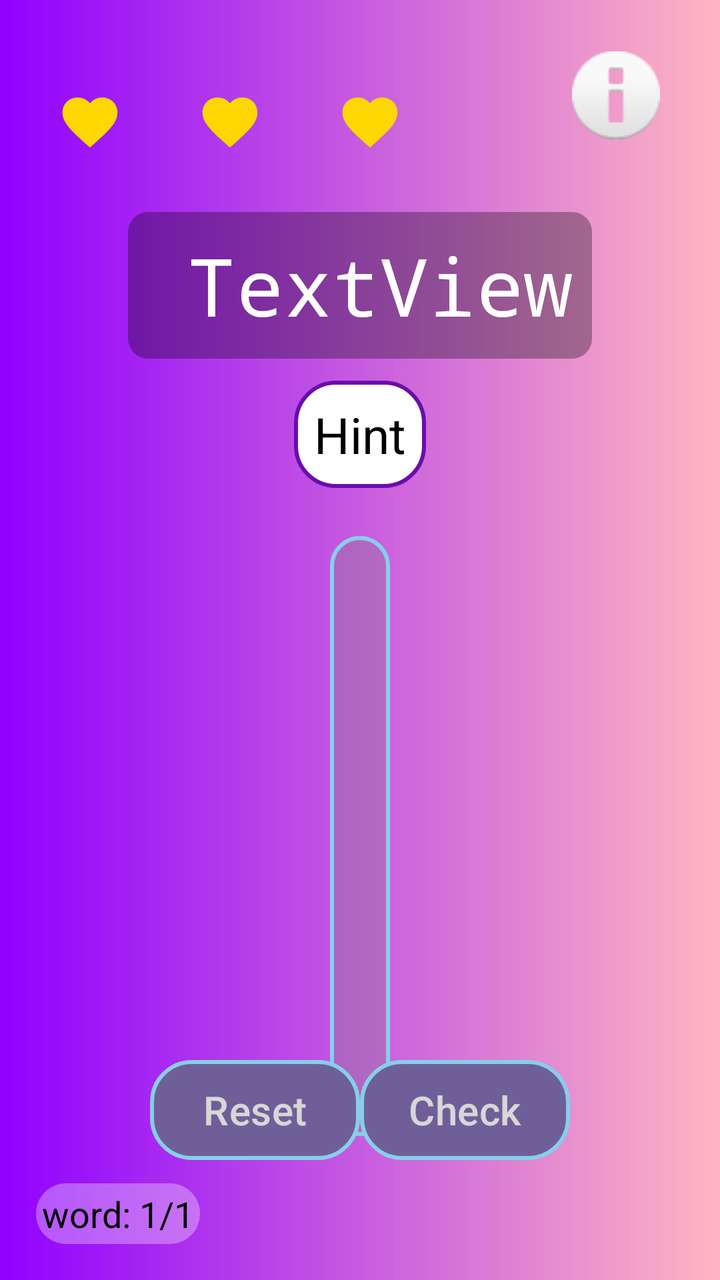
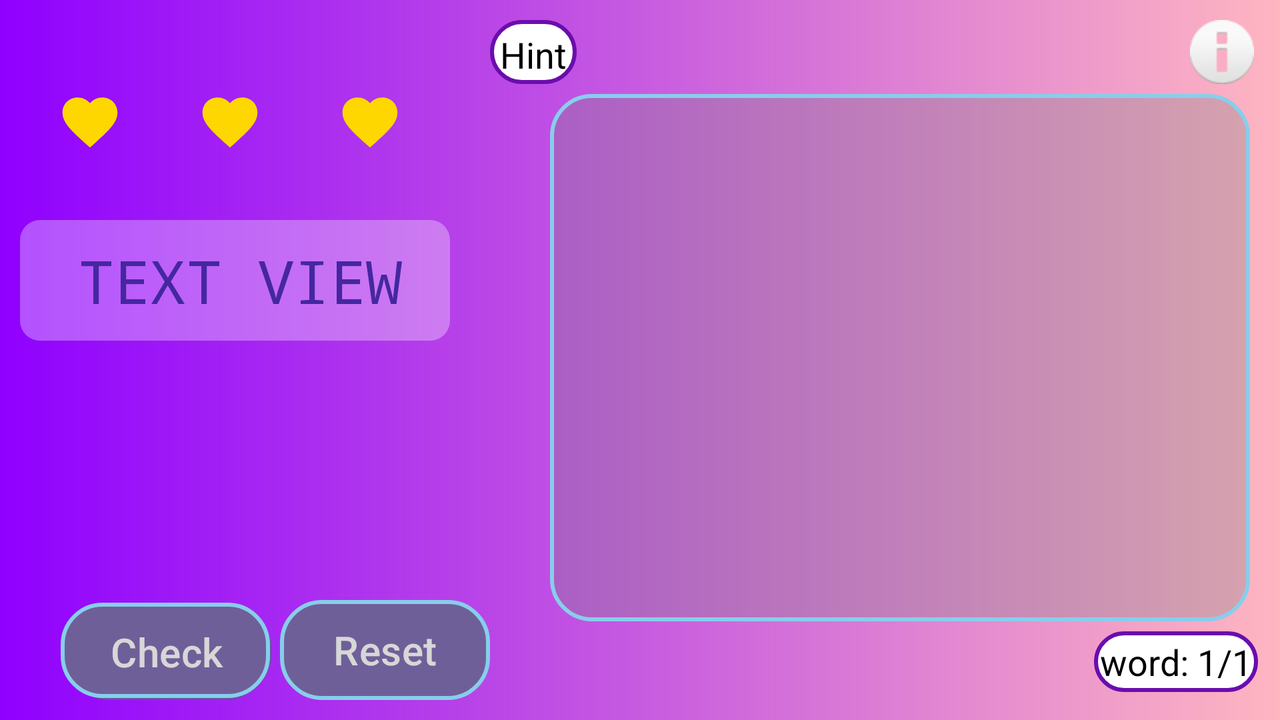

One screen, two layout resources from the same app: the default and the repository's alternative for another configuration. Each is rendered where Android would select it; the XML of both is given below.
<!-- AndroidManifest.xml: application theme Theme.JumbleWords -->
<!-- res/layout/activity_main2.xml -->
<?xml version="1.0" encoding="utf-8"?>
<RelativeLayout xmlns:android="http://schemas.android.com/apk/res/android"
    xmlns:app="http://schemas.android.com/apk/res-auto"
    xmlns:tools="http://schemas.android.com/tools"
    android:layout_width="match_parent"
    android:layout_height="match_parent"
    tools:context=".MainActivity"
    android:padding="10dp"
    style="@style/SCREEN">

    <ImageView
        android:id="@+id/imageViewInfoButton2"
        android:layout_width="44dp"
        android:layout_height="47dp"
        android:layout_alignParentTop="true"
        android:layout_alignParentEnd="true"
        android:layout_marginTop="14dp"
        android:layout_marginEnd="20dp"
        android:contentDescription="@string/todo"
        app:srcCompat="@android:drawable/ic_dialog_info"
        tools:ignore="ImageContrastCheck" />

    <androidx.recyclerview.widget.RecyclerView
        android:id="@+id/contactsRecView"
        android:layout_width="wrap_content"
        android:layout_height="300dp"
        android:layout_below="@+id/showingHintTV"
        android:layout_centerHorizontal="true"
        android:layout_marginTop="24dp"
        android:background="@drawable/background4"
        android:padding="15dp"
        android:scrollbarThumbVertical="@color/black" />

    <Button
        android:layout_width="105dp"
        android:id="@+id/btnReset"
        android:layout_height="50dp"
        android:layout_alignParentBottom="true"
        android:layout_marginStart="65dp"
        android:layout_marginBottom="50dp"
        android:text="@string/reset"
        android:textSize="20sp"
        style="@style/BUTTON"
        tools:ignore="VisualLintOverlap" />

    <Button
        android:layout_width="105dp"
        android:id="@+id/btnCheck"
        android:layout_height="50dp"
        android:layout_alignParentEnd="true"
        android:layout_marginEnd="65dp"
        android:layout_alignParentBottom="true"
        android:layout_marginBottom="50dp"
        android:text="@string/check"
        android:textSize="20sp"
        tools:ignore="VisualLintOverlap"
        style="@style/BUTTON"/>


    <View
        android:layout_width="105dp"
        android:layout_height="50dp"
        android:layout_alignStart="@+id/btnReset"
        android:layout_alignTop="@+id/btnReset"
        android:layout_alignEnd="@+id/btnReset"
        android:layout_alignBottom="@+id/btnReset"
        android:background="@drawable/background4" />

    <View
        android:id="@+id/view"
        android:layout_width="105dp"
        android:layout_height="50dp"

        android:layout_alignTop="@+id/btnReset"
        android:layout_marginEnd="65dp"
        android:layout_alignBottom="@+id/btnReset"
        android:layout_alignParentEnd="true"

        android:background="@drawable/background4" />

    <TextView
        android:id="@+id/tvAnswering"
        android:layout_width="wrap_content"
        android:layout_height="wrap_content"
        android:layout_alignParentTop="true"
        android:layout_centerHorizontal="true"
        android:layout_marginTop="96dp"
        android:background="@drawable/backgroundbutton"
        android:fontFamily="monospace"
        android:padding="10dp"
        android:paddingStart="30dp"
        style="@style/TEXT"
        android:text="@string/textview"
        android:textColor="@color/white"
        android:textSize="40sp"
        android:backgroundTint="@color/black"
        tools:ignore="RelativeOverlap,RtlSymmetry" />

    <TextView
        android:id="@+id/showingHintTV"
        style="@style/TEXT"
        android:layout_width="wrap_content"
        android:layout_height="wrap_content"
        android:layout_below="@+id/tvAnswering"
        android:layout_centerHorizontal="true"
        android:layout_marginTop="11dp"
        android:background="@drawable/background2"
        android:padding="10dp"
        android:text="@string/hint"
        android:textSize="25sp"
        tools:ignore="RelativeOverlap" />

    <LinearLayout
        android:layout_width="210dp"
        android:layout_height="100dp"
        android:layout_alignParentStart="true"
        android:layout_alignParentTop="true"
        android:orientation="horizontal">

        <ImageView
            android:id="@+id/heart1"
            android:layout_height="match_parent"
            app:srcCompat="@drawable/filled_heart"
            android:layout_width="70dp"
            android:contentDescription="@string/todo" />

        <ImageView
            android:id="@+id/heart2"
            android:layout_width="70dp"
            android:layout_height="match_parent"

            app:srcCompat="@drawable/filled_heart"
            android:contentDescription="@string/todo" />

        <ImageView
            android:id="@+id/heart3"
            android:layout_width="70dp"
            android:layout_height="match_parent"
            android:contentDescription="@string/todo"
            app:srcCompat="@drawable/filled_heart"
            tools:ignore="ImageContrastCheck,VisualLintBounds" />
    </LinearLayout>

    <TextView
        android:id="@+id/wordCountTV"
        android:layout_width="wrap_content"
        android:layout_height="wrap_content"
        android:layout_alignParentStart="true"
        android:layout_alignParentBottom="true"
        android:layout_marginStart="8dp"
        android:layout_marginBottom="8dp"
        android:background="@drawable/backgroundbutton2"
        android:padding="3dp"
        android:text="@string/word_1_1"
        android:textColor="@color/black"
        android:backgroundTint="@color/white"
        android:textSize="18sp"
        style="@style/TEXT"
        tools:ignore="RelativeOverlap" />

    <TextView
        android:id="@+id/timer"
        android:layout_width="wrap_content"
        android:layout_height="wrap_content"
        android:layout_alignParentStart="true"
        android:layout_alignParentTop="true"
        android:layout_marginStart="10dp"
        android:layout_marginTop="10dp"
        android:textSize="40sp"
        android:padding="5dp"
        android:visibility="invisible"
        android:background="@drawable/background2"
        android:text="@string/textviewi" />


</RelativeLayout>
<!-- resources referenced by this layout -->
<resources>
  <!-- drawable background2 (drawable) -->
  <?xml version="1.0" encoding="utf-8"?>
  <shape
      xmlns:tools="http://schemas.android.com/tools"
      xmlns:android="http://schemas.android.com/apk/res/android"
      android:shape="rectangle"
      >
      <stroke
          android:width="2dp"
          android:color="#6A0DAD"/>
      <corners
          android:radius="20dp"/>
      <solid
          android:color="@color/white"/>
  </shape>
  <!-- drawable background4 (drawable) -->
  <?xml version="1.0" encoding="utf-8"?>
  <shape xmlns:android="http://schemas.android.com/apk/res/android"
      android:shape="rectangle">
      <stroke
          android:width="2dp"
          android:color="#87CEEB"/>
      <corners
          android:radius="20dp"/>
      <solid
          android:color="#50808080"/>
  
  
  </shape>
  <!-- drawable backgroundbutton (drawable) -->
  <?xml version="1.0" encoding="utf-8"?>
  <shape xmlns:android="http://schemas.android.com/apk/res/android"
      android:shape="rectangle">
  
      <corners
          android:radius="10dp"/>
      <solid
          android:color="#50FFFFFF"/>
  </shape>
  <!-- drawable backgroundbutton2 (drawable) -->
  <?xml version="1.0" encoding="utf-8"?>
  <shape xmlns:android="http://schemas.android.com/apk/res/android"
      android:shape="rectangle">
  
      <corners
          android:radius="15dp"/>
      <solid
          android:color="#50000000"/>
  </shape>
  <!-- drawable filled_heart (drawable) -->
  <?xml version="1.0" encoding="utf-8"?>
  <vector
      xmlns:android="http://schemas.android.com/apk/res/android"
      android:width="200dp"
      android:height="200dp"
      android:viewportWidth="56"
      android:viewportHeight="56">
      <path
          android:name="full"
          android:pathData="M28, 39 L26.405, 37.5667575 C20.74,
          32.4713896 17, 29.1089918 17,
          24.9945504 C17, 21.6321526 19.6565,
          19 23.05, 19 C24.964, 19 26.801, 19.8828338 28,
          21.2724796 C29.199, 19.8828338 31.036, 19 32.95,
          19 C36.3435, 19 39, 21.6321526 39, 24.9945504 C39,
          29.1089918 35.26, 32.4713896 29.595,
          37.5667575 L28, 39 L28, 39 Z"
          android:fillColor="#FFD700" />
  </vector>
  <string name="check">Check</string>
  <string name="hint">Hint</string>
  <string name="reset">Reset</string>
  <string name="textview">TextView</string>
  <string name="textviewi">TextView</string>
  <string name="todo">a heart to show lives left \nin the game</string>
  <string name="word_1_1">word: 1/1</string>
  <style name="BUTTON">
          <item name="android:background">@drawable/background5</item>
          <item name="android:textColor">@color/white</item>
      </style>
  <style name="SCREEN">
          <item name="android:background">@drawable/gradientpurple</item>
      </style>
  <style name="TEXT">
          <item name="android:textColor">@color/black</item>
      </style>
  <style name="Theme.JumbleWords" parent="Base.Theme.JumbleWords" />
  <!-- drawable background5 (drawable) -->
  <?xml version="1.0" encoding="utf-8"?>
  <shape
      xmlns:android="http://schemas.android.com/apk/res/android"
      android:shape="rectangle">
      <solid
          android:color="#FFD700"/>
      <padding
          android:right="10dp"
          android:left="10dp"
          android:top="10dp"
          android:bottom="10dp"/>
      <corners android:radius="24dp"/>
      <stroke
          android:width="10dp"
          android:color="#87CEEB"/>
  
  
  </shape>
  <!-- drawable gradientpurple (drawable) -->
  <?xml version="1.0" encoding="utf-8"?>
  <shape
      android:shape="rectangle"
      xmlns:android="http://schemas.android.com/apk/res/android">
  
      <gradient
      android:startColor = "#8f00ff"
      android:endColor = "#ffb6c1" />
  
  </shape>
  <style name="Base.Theme.JumbleWords" parent="Theme.Material3.DayNight.NoActionBar">
          
          
      </style>
</resources>
<!-- res/layout-land/activity_main2.xml (the repository's variant of the layout above) -->
<!-- drawn on the phone turned sideways -->
<?xml version="1.0" encoding="utf-8"?>
<RelativeLayout xmlns:android="http://schemas.android.com/apk/res/android"
    xmlns:app="http://schemas.android.com/apk/res-auto"
    xmlns:tools="http://schemas.android.com/tools"
    android:layout_width="match_parent"
    android:layout_height="match_parent"
    tools:context=".MainActivity"
    android:padding="10dp"
    style="@style/SCREEN">

    <ImageView
        android:id="@+id/imageViewInfoButton2"
        android:layout_width="wrap_content"
        android:layout_height="wrap_content"
        android:layout_alignParentTop="true"
        android:layout_alignParentEnd="true"
        android:layout_marginTop="0dp"
        android:layout_marginEnd="3dp"
        android:contentDescription="@string/info"
        app:srcCompat="@android:drawable/ic_dialog_info"
        tools:ignore="ImageContrastCheck" />

    <androidx.recyclerview.widget.RecyclerView
        android:id="@+id/contactsRecView"
        android:layout_width="350dp"
        android:layout_height="300dp"
        android:layout_above="@+id/wordCountTV"
        android:layout_below="@+id/imageViewInfoButton2"
        android:layout_alignParentEnd="true"
        android:layout_marginTop="5dp"
        android:layout_marginEnd="5dp"
        android:layout_marginBottom="5dp"
        android:background="@drawable/background4"
        android:padding="15dp"
        android:scrollbarThumbVertical="@color/black" />


    <Button
        android:id="@+id/btnReset"
        style="@style/BUTTON"
        android:layout_width="105dp"
        android:layout_height="50dp"
        android:layout_alignParentBottom="true"
        android:layout_alignParentStart="true"
        android:layout_marginStart="130dp"
        android:layout_marginEnd="65dp"
        android:text="@string/reset"
        android:textSize="20sp"
        tools:ignore="VisualLintOverlap" />

    <Button
        android:id="@+id/btnCheck"
        style="@style/BUTTON"
        android:layout_width="105dp"

        android:layout_height="50dp"
        android:layout_alignTop="@+id/btnReset"
        android:layout_alignParentStart="true"
        android:layout_marginStart="21dp"
        android:layout_marginTop="2dp"
        android:text="@string/check"
        android:textSize="20sp"
        tools:ignore="VisualLintOverlap" />

    <View
        android:id="@+id/view"
        android:layout_width="31dp"
        android:layout_height="wrap_content"

        android:layout_alignStart="@+id/btnReset"

        android:layout_alignTop="@+id/btnReset"
        android:layout_alignEnd="@+id/btnReset"
        android:layout_alignBottom="@+id/btnReset"

        android:background="@drawable/background4" />

    <View
        android:id="@+id/view2"
        android:layout_width="wrap_content"
        android:layout_height="wrap_content"

        android:layout_alignStart="@+id/btnCheck"
        android:layout_alignTop="@+id/btnCheck"
        android:layout_alignEnd="@+id/btnCheck"

        android:layout_alignBottom="@+id/btnCheck"
        android:layout_marginStart="-1dp"
        android:layout_marginTop="-1dp"
        android:layout_marginEnd="1dp"
        android:layout_marginBottom="1dp"
        android:background="@drawable/background4" />

    <TextView
        android:id="@+id/tvAnswering"
        style="@style/TEXT"
        android:layout_width="wrap_content"
        android:layout_height="wrap_content"
        android:layout_below="@+id/idkman"
        android:layout_alignParentStart="true"
        android:layout_marginEnd="50dp"
        android:layout_toStartOf="@+id/contactsRecView"
        android:background="@drawable/backgroundbutton"
        android:fontFamily="monospace"
        android:gravity="center"
        android:padding="10dp"
        android:paddingStart="15dp"
        android:text="@string/text_view"
        android:textColor="#4527A0"
        android:textSize="30sp"
        tools:ignore="RtlSymmetry" />

    <TextView
        android:id="@+id/showingHintTV"
        style="@style/TEXT"
        android:layout_width="wrap_content"
        android:layout_height="wrap_content"
        android:layout_above="@+id/contactsRecView"
        android:layout_below="@+id/tvAnswering"
        android:layout_alignParentStart="true"
        android:layout_alignParentTop="true"
        android:layout_marginStart="235dp"
        android:background="@drawable/background2"
        android:padding="5dp"
        android:text="@string/hint"
        android:textSize="18sp"
        tools:ignore="RelativeOverlap" />

    <LinearLayout
        android:layout_width="210dp"
        android:layout_height="100dp"
        android:layout_alignParentStart="true"
        android:layout_alignParentTop="true"
        android:orientation="horizontal"
        android:id="@+id/idkman">

        <ImageView
            android:id="@+id/heart1"
            android:layout_height="match_parent"
            app:srcCompat="@drawable/filled_heart"
            android:layout_width="70dp"
            android:contentDescription="@string/todo" />

        <ImageView
            android:id="@+id/heart2"
            android:layout_width="70dp"
            android:layout_height="match_parent"

            app:srcCompat="@drawable/filled_heart"
            android:contentDescription="@string/todo" />

        <ImageView
            android:id="@+id/heart3"
            android:layout_width="70dp"
            android:layout_height="match_parent"
            app:srcCompat="@drawable/filled_heart"
            android:contentDescription="@string/todo"/>
    </LinearLayout>

    <TextView
        android:id="@+id/wordCountTV"
        style="@style/TEXT"
        android:layout_width="wrap_content"
        android:layout_height="wrap_content"
        android:layout_alignParentEnd="true"
        android:layout_alignParentBottom="true"
        android:layout_marginEnd="1dp"
        android:layout_marginBottom="4dp"
        android:background="@drawable/background2"
        android:padding="3dp"
        android:text="@string/word_1_1"
        android:textColor="@color/black"
        android:textSize="18sp"
        tools:ignore="RelativeOverlap" />


</RelativeLayout>
<!-- resources referenced by the variant -->
<!-- as the phone turned sideways resolves them -->
<resources>
  <!-- drawable background2 (drawable) -->
  <?xml version="1.0" encoding="utf-8"?>
  <shape
      xmlns:tools="http://schemas.android.com/tools"
      xmlns:android="http://schemas.android.com/apk/res/android"
      android:shape="rectangle"
      >
      <stroke
          android:width="2dp"
          android:color="#6A0DAD"/>
      <corners
          android:radius="20dp"/>
      <solid
          android:color="@color/white"/>
  </shape>
  <!-- drawable background4 (drawable) -->
  <?xml version="1.0" encoding="utf-8"?>
  <shape xmlns:android="http://schemas.android.com/apk/res/android"
      android:shape="rectangle">
      <stroke
          android:width="2dp"
          android:color="#87CEEB"/>
      <corners
          android:radius="20dp"/>
      <solid
          android:color="#50808080"/>
  
  
  </shape>
  <!-- drawable backgroundbutton (drawable) -->
  <?xml version="1.0" encoding="utf-8"?>
  <shape xmlns:android="http://schemas.android.com/apk/res/android"
      android:shape="rectangle">
  
      <corners
          android:radius="10dp"/>
      <solid
          android:color="#50FFFFFF"/>
  </shape>
  <!-- drawable filled_heart (drawable) -->
  <?xml version="1.0" encoding="utf-8"?>
  <vector
      xmlns:android="http://schemas.android.com/apk/res/android"
      android:width="200dp"
      android:height="200dp"
      android:viewportWidth="56"
      android:viewportHeight="56">
      <path
          android:name="full"
          android:pathData="M28, 39 L26.405, 37.5667575 C20.74,
          32.4713896 17, 29.1089918 17,
          24.9945504 C17, 21.6321526 19.6565,
          19 23.05, 19 C24.964, 19 26.801, 19.8828338 28,
          21.2724796 C29.199, 19.8828338 31.036, 19 32.95,
          19 C36.3435, 19 39, 21.6321526 39, 24.9945504 C39,
          29.1089918 35.26, 32.4713896 29.595,
          37.5667575 L28, 39 L28, 39 Z"
          android:fillColor="#FFD700" />
  </vector>
  <string name="check">Check</string>
  <string name="hint">Hint</string>
  <string name="info">shows info about the scoring system in the game\n</string>
  <string name="reset">Reset</string>
  <string name="text_view">TEXT VIEW</string>
  <string name="todo">a heart to show lives left \nin the game</string>
  <string name="word_1_1">word: 1/1</string>
  <style name="BUTTON">
          <item name="android:background">@drawable/background5</item>
          <item name="android:textColor">@color/white</item>
      </style>
  <style name="SCREEN">
          <item name="android:background">@drawable/gradientpurple</item>
      </style>
  <style name="TEXT">
          <item name="android:textColor">@color/black</item>
      </style>
  <style name="Theme.JumbleWords" parent="Base.Theme.JumbleWords" />
  <!-- drawable background5 (drawable) -->
  <?xml version="1.0" encoding="utf-8"?>
  <shape
      xmlns:android="http://schemas.android.com/apk/res/android"
      android:shape="rectangle">
      <solid
          android:color="#FFD700"/>
      <padding
          android:right="10dp"
          android:left="10dp"
          android:top="10dp"
          android:bottom="10dp"/>
      <corners android:radius="24dp"/>
      <stroke
          android:width="10dp"
          android:color="#87CEEB"/>
  
  
  </shape>
  <!-- drawable gradientpurple (drawable) -->
  <?xml version="1.0" encoding="utf-8"?>
  <shape
      android:shape="rectangle"
      xmlns:android="http://schemas.android.com/apk/res/android">
  
      <gradient
      android:startColor = "#8f00ff"
      android:endColor = "#ffb6c1" />
  
  </shape>
  <style name="Base.Theme.JumbleWords" parent="Theme.Material3.DayNight.NoActionBar">
          
          
      </style>
</resources>
